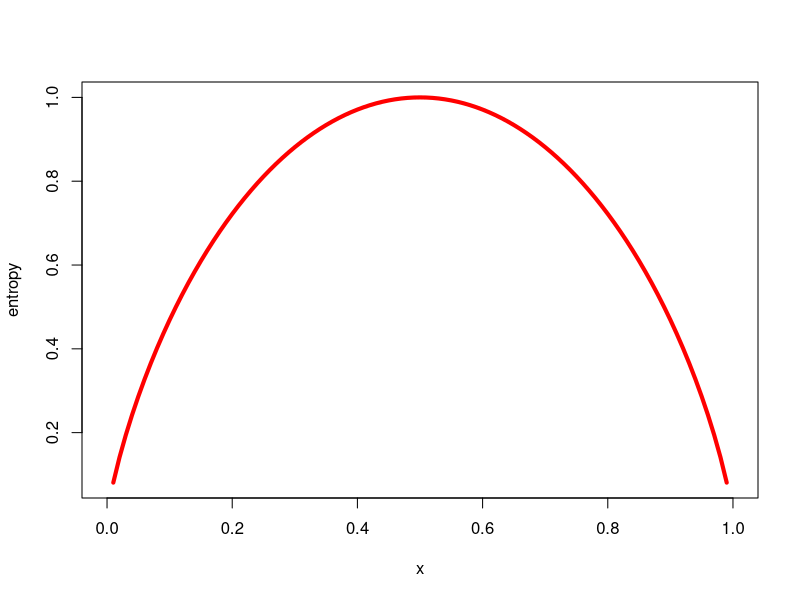

Write R code to recreate this figure.
#Decision Trees

#Understanding decision trees - Entropy example

#Calculating the entropy between two classes
#Where the dataset is split between red (60%) and white (40%)
-0.60 * log2(0.60) - 0.40 * log2(0.40)

#Visualising entropy levels for all two-class arrangements using curve function
curve(-x * log2(x) - (1 - x) * log2(1 - x),
      col = "red", xlab = "x", ylab = "entropy", lwd = 4)

#